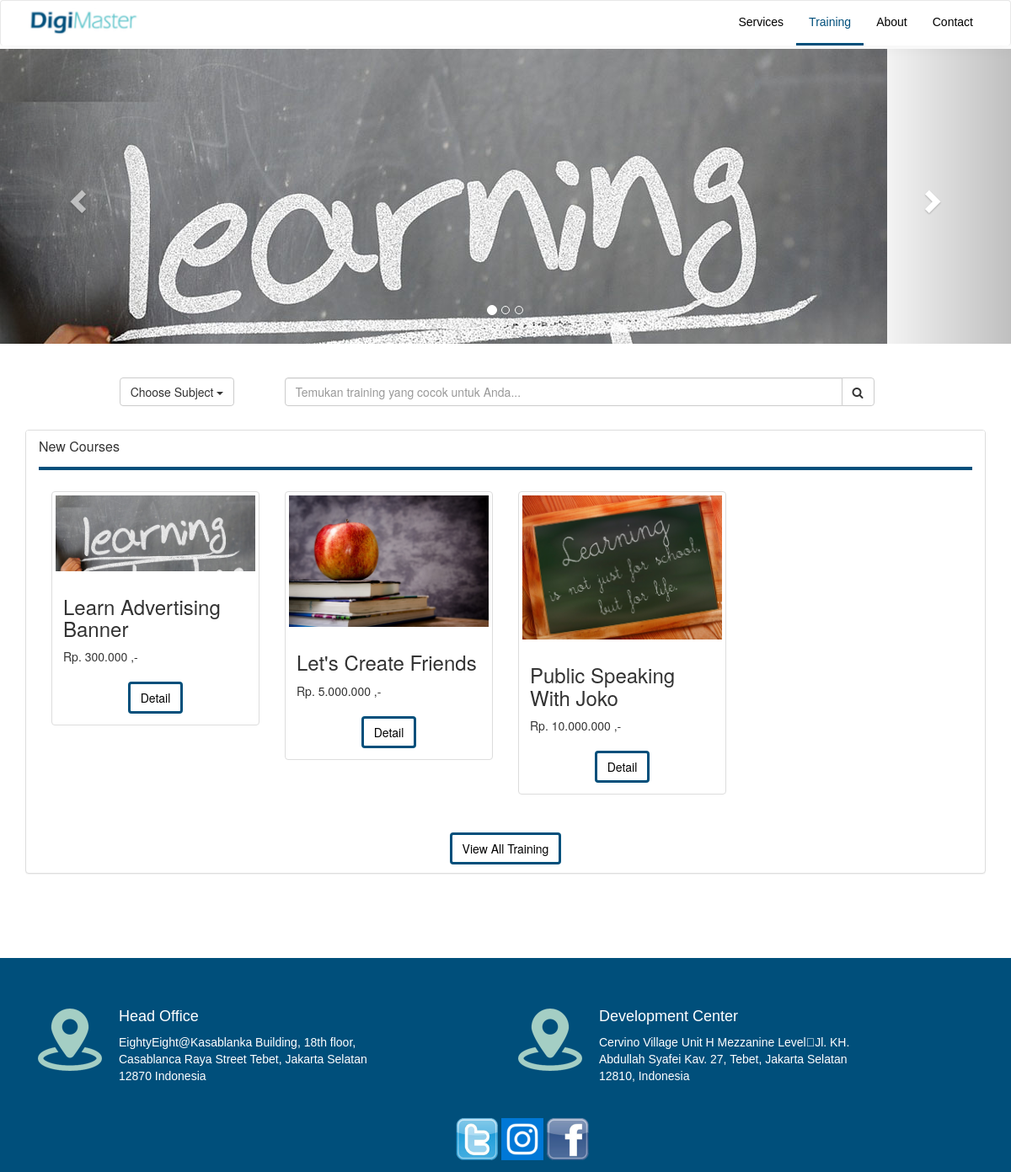
Before: / with the older database file.
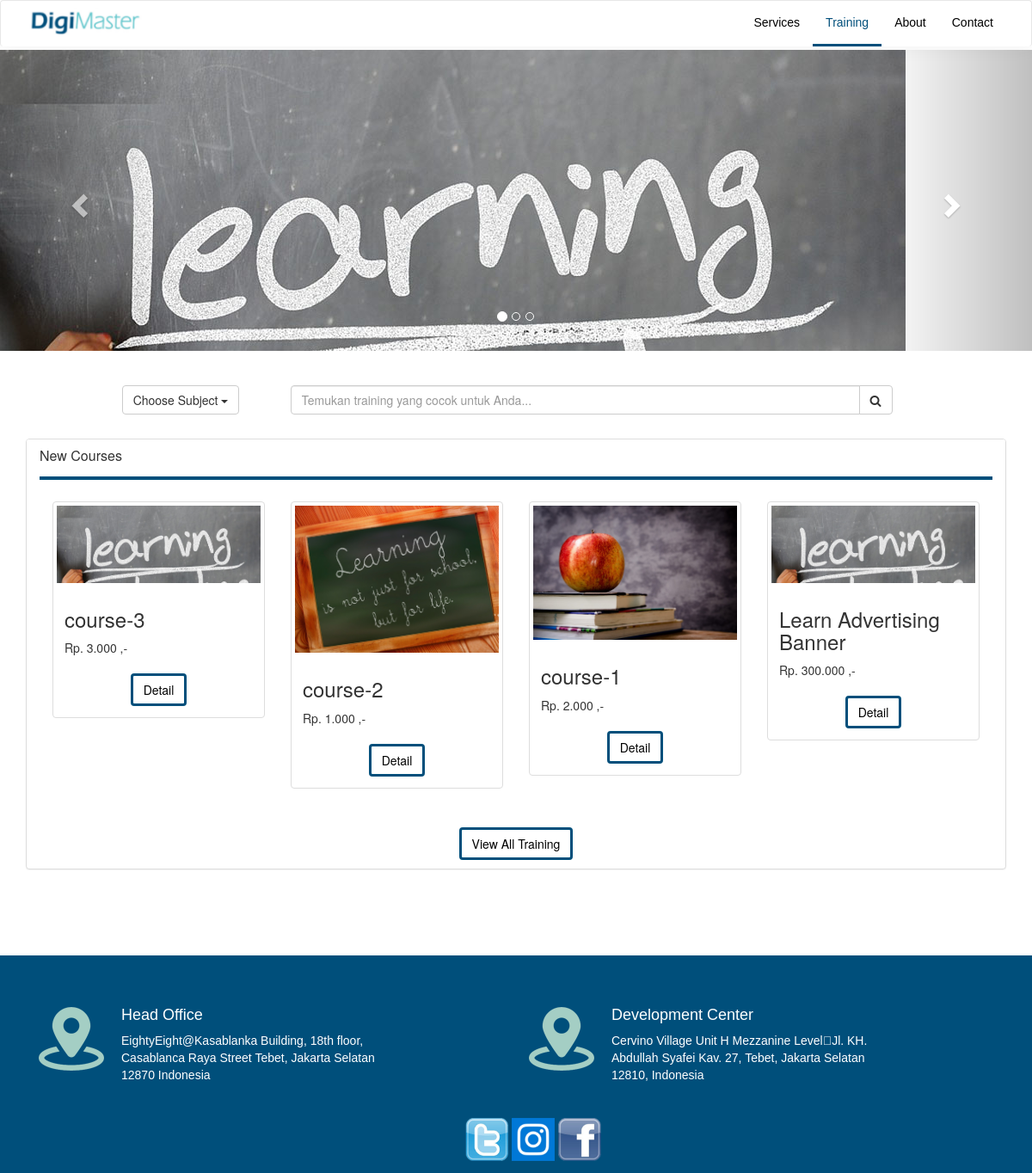
After: the same page with the newer database file.
### tables this page shows
CREATE TABLE IF NOT EXISTS `digimaster__header_content` (
  `digimaster_header_id` int(11) NOT NULL AUTO_INCREMENT,
  `digimaster_header_type` enum('logo','favicon','menu','title') DEFAULT NULL,
  `digimaster_header_img` varchar(100) DEFAULT NULL,
  `digimaster_header_title` varchar(100) DEFAULT NULL,
  `digimaster_header_url` varchar(100) DEFAULT NULL,
  `digimaster_header_content` text,
  `digimaster_header_update_on` timestamp NOT NULL DEFAULT CURRENT_TIMESTAMP ON UPDATE CURRENT_TIMESTAMP,
  `digimaster_header_created_on` timestamp NOT NULL DEFAULT CURRENT_TIMESTAMP,
  `digimaster_header_status` enum('Y','N') NOT NULL DEFAULT 'Y',
  PRIMARY KEY (`digimaster_header_id`)
);

CREATE TABLE IF NOT EXISTS `digimaster__banner` (
  `digimaster_banner_id` int(11) NOT NULL AUTO_INCREMENT,
  `digimaster_banner_title` varchar(100) DEFAULT NULL,
  `digimaster_banner_img` varchar(100) DEFAULT NULL,
  `digimaster_banner_update_on` timestamp NOT NULL DEFAULT CURRENT_TIMESTAMP ON UPDATE CURRENT_TIMESTAMP,
  `digimaster_banner_created_on` timestamp NOT NULL DEFAULT CURRENT_TIMESTAMP,
  `digimaster_banner_status` enum('Y','N') DEFAULT 'Y',
  PRIMARY KEY (`digimaster_banner_id`)
);

CREATE TABLE IF NOT EXISTS `digimaster__main_content` (
  `digimaster_main_id` int(11) NOT NULL AUTO_INCREMENT,
  `digimaster_subject_id` int(11) NOT NULL,
  `digimaster_main_slug` varchar(50) NOT NULL,
  `digimaster_main_name` varchar(50) NOT NULL,
  `digimaster_main_img` varchar(50) NOT NULL,
  `digimaster_main_description` text NOT NULL,
  `digimaster_main_price` decimal(12,2) NOT NULL,
  `digimaster_main_discount_type` enum('%','Nominal') DEFAULT NULL,
  `digimaster_main_discount_value` decimal(12,2) DEFAULT NULL,
  `digimaster_main_update_on` timestamp NOT NULL DEFAULT CURRENT_TIMESTAMP ON UPDATE CURRENT_TIMESTAMP,
  `digimaster_main_created_on` timestamp NOT NULL DEFAULT CURRENT_TIMESTAMP,
  `digimaster_main_status` enum('Y','N') NOT NULL DEFAULT 'Y',
  PRIMARY KEY (`digimaster_main_id`)
);

CREATE TABLE IF NOT EXISTS `digimaster__footer_content` (
  `digimaster_footer_id` int(11) NOT NULL AUTO_INCREMENT,
  `digimaster_footer_type` enum('social media','head office','development center') DEFAULT NULL,
  `digimaster_footer_img` varchar(50) DEFAULT NULL,
  `digimaster_footer_title` varchar(100) DEFAULT NULL,
  `digimaster_footer_url` text,
  `digimaster_footer_content` text,
  `digimaster_footer_update_on` timestamp NOT NULL DEFAULT CURRENT_TIMESTAMP ON UPDATE CURRENT_TIMESTAMP,
  `digimaster_footer_created_on` timestamp NOT NULL DEFAULT CURRENT_TIMESTAMP,
  `digimaster_footer_status` enum('Y','N') NOT NULL DEFAULT 'Y',
  KEY `digimaster_footer_id` (`digimaster_footer_id`)
);

### apps/modules/home/controllers/Home.php (called while the page is built, shortened)
<?php
	class Home extends MY_General {
		public function __construct()
	    {
	        parent::__construct();
	        $this->load->model('Digimaster_model');
	        $this->load->library('pagination');
	    }
		public function index()
		{
			$this->data['main_content'] 	=	$this->Digimaster_model->where(array('digimaster_main_status' => 'Y'))->setLimit(4)->orderBy('digimaster_main_created_on','desc')->digimaster__main_content_all();
			$this->data['ms_subject']	=	$this->Digimaster_model->where(array('digimaster_subject_status' => 'Y'))->digimaster__master_subject_all();
			$this->data['banner'] 	=	$this->Digimaster_model->where(array('digimaster_banner_status' => 'Y'))->digimaster__banner_all();
			$this->load->view('main', $this->data);
		}
	}
?>

### index.php (called while the page is built, shortened)
<?php
require_once BASEPATH.'core/CodeIgniter.php';

### apps/models/Digimaster_model.php (called while the page is built, shortened)
<?php
	class Digimaster_model extends CI_Model {
		public function orderBy($field, $direction = 'asc') {
			$this->db->order_by($field, $direction);
			return $this;
		}
		public function where($where = '') {
			if($where != '') $this->db->where($where);
			return $this;
		}
		public function setLimit($limit, $start = 0) {
	    	$this->db->limit($limit, $start);
	        return $this;
	    }
	    public function digimaster__footer_content_all(){
	    	return $this->db->get('digimaster__footer_content')->result_array();
	    }
	    public function digimaster__header_content_all(){
	    	return $this->db->get('digimaster__header_content')->result_array();
	    }
	    public function digimaster__header_content_single(){
	    	return $this->db->get('digimaster__header_content')->row_array();
	    }
	    public function digimaster__banner_all(){
	    	return $this->db->get('digimaster__banner')->result_array();
	    }
	    public function digimaster__main_content_all(){
	    	return $this->db->get('digimaster__main_content')->result_array();
	    }
	}

### apps/core/MY_Controller.php (called while the page is built, shortened)
<?php
	class MY_General extends MY_Controller{
		function __construct()
		{
			$this->data['logo'] 			=	$this->Digimaster_model->where(array('digimaster_header_type' => 'logo', 'digimaster_header_status' => 'Y'))->digimaster__header_content_single();
			$this->data['menu'] 			=	$this->Digimaster_model->where(array('digimaster_header_type' => 'menu', 'digimaster_header_status' => 'Y'))->digimaster__header_content_all();
			$this->data['social_media'] 	=	$this->Digimaster_model->where(array('digimaster_footer_type' => 'social media', 'digimaster_footer_status' => 'Y'))->digimaster__footer_content_all();
			$this->data['except_social_media']	=	$this->Digimaster_model->where(array('digimaster_footer_type !=' => 'social media', 'digimaster_footer_status' => 'Y'))->digimaster__footer_content_all();
		}
	}
?>

### apps/modules/home/views/main.php (the view, shortened to what this page needs)
<?php $this->load->view('header'); ?>
	<div id="myCarousel" class="carousel slide" data-ride="carousel">
		<ol class="carousel-indicators">
			<?php foreach($banner as $b): ?>
				<li data-target="#myCarousel" data-slide-to="<?=$b['digimaster_banner_id']-1?>" class="<?=($b['digimaster_banner_id']-1) == 0 ? 'active' : ''?>"></li>
			<?php endforeach; ?>
		</ol>
		<div class="carousel-inner banner">
			<?php foreach($banner as $b): ?>
				<div class="item <?=($b['digimaster_banner_id']-1) == 0 ? 'active' : ''?>">
					<img src="<?=img($b['digimaster_banner_img'])?>" alt="">
				</div>
			<?php endforeach; ?>
		</div>
		<a class="left carousel-control" href="#myCarousel" data-slide="prev">
			<span class="glyphicon glyphicon-chevron-left"></span>
		</a>
		<a class="right carousel-control" href="#myCarousel" data-slide="next">
			<span class="glyphicon glyphicon-chevron-right"></span>
		</a>
	</div>
	<div class="container-fluid">
		<br><br>
		<div class="row" align="center">
			<div class="col-md-1"></div>
			<div class="col-md-2">
				<div class="dropdown" style="display: inline-block;">
					<button class="btn btn-default dropdown-toggle btn-block" type="button" data-toggle="dropdown">		Choose Subject
						<span class="caret"></span>
					</button>
				</div>
			</div>
			<div class="col-md-7">
				<form action="#" method="GET" class="navbar-form navbar-left m-t-0" role="search">
					<div class="col-md-5 input-group search">
						<input type="text" class="form-control input-block" placeholder="Temukan training yang cocok untuk Anda...">
						<div class="input-group-btn">
							<button class="btn btn-default" type="submit">
								<i class="fa fa-search"></i>
							</button>
						</div>
					</div>
				</form>
			</div>
			<div class="col-md-1"></div>
		</div>
		<br>
		<div class="row">
			<div class="col-lg-12">
				<div class="panel panel-default">
					<div class="panel-heading">
						<h3 class="panel-title">New Courses</h3>
					</div>
					<div class="panel-body">
						<div class="row">
							<?php foreach($main_content as $mc): ?>
								<div class="col-sm-6 col-md-3">
									<div class="thumbnail">
										<img src="<?=img($mc['digimaster_main_img'])?>" alt="...">
										<div class="caption">
											<h3><?=$mc['digimaster_main_name']?></h3>
											<span>Rp. <?=number_format($mc['digimaster_main_price'], 0, ",",".")?> ,-</span>
											<div align="center"><br>
												<a href="<?=base_url('detail/'.$mc['digimaster_main_slug'])?>" class="btn btn-view-more" role="button">Detail <i class="icon-double-angle-right"></i></a>
											</div>
										</div>
									</div>
								</div>
							<?php endforeach; ?>
						</div>
					</div>
					<div class="panel-footer new-training">
						<div align="center">
							<a href="<?=base_url('list')?>" class="btn btn-view-more" role="button">View All Training</a>
						</div>
					</div>
				</div>
			</div>
		</div>
	</div>
<?php $this->load->view('footer'); ?>

### apps/third_party/MX/Loader.php (shortened to what this page needs)
<?php (defined('BASEPATH')) OR exit('No direct script access allowed');
class MX_Loader extends CI_Loader
{
	protected $_module;
	public $_ci_cached_vars = array();
	public function initialize($controller = NULL)
	{
		$this->_module = CI::$APP->router->fetch_module();
	}
	public function view($view, $vars = array(), $return = FALSE)
	{
		list($path, $_view) = Modules::find($view, $this->_module, 'views/');
		if ($path != FALSE)
		{
			$this->_ci_view_paths = array($path => TRUE) + $this->_ci_view_paths;
			$view = $_view;
		}
		return $this->_ci_load(array('_ci_view' => $view, '_ci_vars' => $this->_ci_object_to_array($vars), '_ci_return' => $return));
	}
	protected function _ci_object_to_array($object) {
        return is_object($object) ? get_object_vars($object) : $object;
    }
	public function _ci_load($_ci_data)
	{
		extract($_ci_data);
		if (isset($_ci_view))
		{
			$_ci_path = '';
			$_ci_file = (pathinfo($_ci_view, PATHINFO_EXTENSION)) ? $_ci_view : $_ci_view.EXT;
			foreach ($this->_ci_view_paths as $path => $cascade)
			{
				if (file_exists($view = $path.$_ci_file))
				{
					$_ci_path = $view;
					break;
				}
			}
		}
		elseif (isset($_ci_path))
		{
			$_ci_file = basename($_ci_path);
			if( ! file_exists($_ci_path)) $_ci_path = '';
		}
		if (isset($_ci_vars))
			$this->_ci_cached_vars = array_merge($this->_ci_cached_vars, (array) $_ci_vars);
		extract($this->_ci_cached_vars);
		if ((bool) @ini_get('short_open_tag') === FALSE && CI::$APP->config->item('rewrite_short_tags') == TRUE)
		{
			echo eval('?>'.preg_replace("/;*\s*\?>/", "; ?>", str_replace('<?=', '<?php echo ', file_get_contents($_ci_path))));
		}
		else
		{
			include($_ci_path);
		}
	}
}

### apps/views/header.php (shortened to what this page needs)
<!DOCTYPE html>
<html>
<head>
	<link rel="stylesheet" type="text/css" href="<?=css('bootstrap.min.css')?>">
	<link rel="stylesheet" type="text/css" href="<?=css('custom.css')?>">
	<link rel="stylesheet" type="text/css" href="https://cdnjs.cloudflare.com/ajax/libs/font-awesome/4.7.0/css/font-awesome.min.css">
</head>
<body>
	<header>
		<nav class="navbar navbar-default m-b-0">
			<div class="container">
				<div class="navbar-header">
					<a class="navbar-brand" href="<?=base_url($logo['digimaster_header_url'])?>">
						<img src="<?=img($logo['digimaster_header_img'])?>" class="logo-desktop" alt="digimaster">
					</a>
				</div>
				<div class="collapse navbar-collapse" id="nav-collapse-1">
					<ul class="nav navbar-nav navbar-right">
						<?php foreach($menu as $m): ?>
							<li><a href="<?=base_url($m['digimaster_header_url'])?>" class="<?=$active_segment === $m['digimaster_header_url'] ? 'active' : ''?>"><?=$m['digimaster_header_content']?></a></li>
						<?php endforeach; ?>
					</ul>
				</div>
			</div>
		</nav>
	</header>

### apps/helpers/general_helper.php (shortened to what this page needs)
<?php
    if (!function_exists('css')){
        function css($var){
            echo base_url('assets/css/'.$var);
        }
    }
    if (!function_exists('img')){
        function img($var){
            echo base_url('assets/img/'.$var);
        }
    }
?>

### apps/views/footer.php (shortened to what this page needs)
<footer class="contact">
		<div class="container">
			<div class="row">
				<div class="content">
						<?php foreach($except_social_media as $esm): ?>
							<div class="col-md-<?=12/$number_of_rows?>">
								<div class="top">
									<img src="<?=img($esm['digimaster_footer_img'])?>" alt="">
									<div class="desc">
										<h4 class="title"><?=$esm['digimaster_footer_title']?></h4>
										<p class="description"><?=$esm['digimaster_footer_content']?></p>
									</div>
								</div>
							</div>
						<?php endforeach; ?>
						<ul class="social-media text-center">
							<?php foreach($social_media as $sm): ?>
								<li>
									<a href="http://<?=$sm['digimaster_footer_url']?>">
										<img src="<?=img($sm['digimaster_footer_img'])?>" class="img-responsive">
									</a>
								</li>
							<?php endforeach; ?>
						</ul>
					</div>
				</div>
			</div>
		</footer>
	</body>
</html>

### assets/css/custom.css (style rules this page uses)
.banner { height: 350px; position: bottom center; }
.btn-view-more { border: 3px solid #004F7B; background: none; color: black; border-radius: 5; }
.row { margin-left: 0; margin-right: 0; }
.m-b-0 { margin-bottom: 0 }
.m-t-0 { margin-top: 0; }
@media (min-width:1200px) { .search { width: 700px; } }
.navbar.navbar-default .navbar-brand img.logo-desktop { width: 140px; margin-top: -10px }
footer.contact { margin: 80px 0 0; width: 100%; overflow: hidden; background: #004f7b; overflow: hidden; }
footer.contact .container .row .content { margin-top: 40px; }
footer.contact .container .row .content .top, footer.contact .container .row .content .bottom { margin-bottom: 40px; }
footer.contact .container .row .content .top img, footer.contact .container .row .content .bottom img { float: left; margin-right: 20px; }
footer.contact .container .row .content .top h4.title, footer.contact .container .row .content .bottom h4.title { color: #fff; font-family: "montserrat-medium", Helvetica, Arial, sans-serif; }
footer.contact .container .row .content .top p.description, footer.contact .container .row .content .bottom p.description { color: #fff; font-family: "opensans-regular", Helvetica, Arial, sans-serif; max-width: 80%; padding-left: 96px; }
footer.contact .container .row .content ul.social-media { list-style: none; margin-top: 50px; }
footer.contact .container .row .content ul.social-media li { display: inline-block; }
footer.contact .container .row .content ul.social-media li a img { width: 50px; height: 50px; }
.navbar.navbar-default { background: #Fff; border-bottom: none; -moz-box-shadow: 1px 3px 19px rgba(0, 0, 0, 0.05); -webkit-box-shadow: 1px 3px 19px rgba(0, 0, 0, 0.05); box-shadow: 1px 3px 19px rgba(0, 0, 0, 0.05); margin-bottom: 4px; }
.navbar.navbar-default .navbar-brand img.logo-desktop { width: 140px; }
.navbar.navbar-default .navbar-nav li a { font-family: "montserrat-regular", Helvetica, Arial, sans-serif; font-size: 14px; color: #000000; }
.navbar.navbar-default .navbar-nav li a.active { color: #004f7b; background: transparent; border-bottom: 3px solid #004f7b; }
.new-training { padding: 10px 15px; background-color: transparent; border-top: none; border-bottom-right-radius: 3px; border-bottom-left-radius: 3px; }

Changed rows visible on the page:
no longer on this page (row edited): digimaster__main_content: digimaster_main_img (picture), digimaster_main_name "Let's Create Friends", digimaster_main_price "5.000.000"
no longer on this page (row edited): digimaster__main_content: digimaster_main_img (picture), digimaster_main_name "Public Speaking With Joko", digimaster_main_price "10.000.000"
added digimaster__main_content: digimaster_main_img (picture), digimaster_main_name "course-3", digimaster_main_price "3.000"
added digimaster__main_content: digimaster_main_img (picture), digimaster_main_name "course-2", digimaster_main_price "1.000"
added digimaster__main_content: digimaster_main_img (picture), digimaster_main_name "course-1", digimaster_main_price "2.000"
